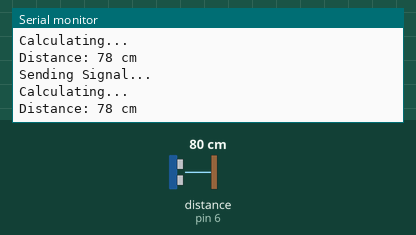
Bench run of a sketch on a simulated Arduino Uno, built with avr-gcc and run on an emulated ATmega328P. Shown: the last lines printed to the serial monitor. Wiring (inferred from the names in the program): ultrasonic range finder: trigger pin 5; echo pin 6. The inputs (shaded band) are chosen by the test bench; at power-on: distance to the obstacle (sensor on pin 6) 80 cm. The echo pulse lasts 58.3 µs per cm.

Above: at 1.8 s.
1.9 s: distance to the obstacle (sensor on pin 6) set to 2 cm
At 2.7 s:
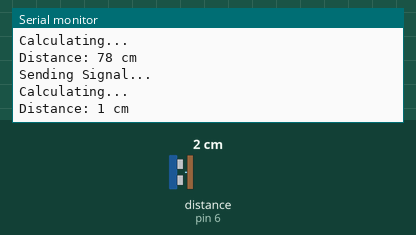
3.4 s: distance to the obstacle (sensor on pin 6) set to 4 cm
At 4.8 s:
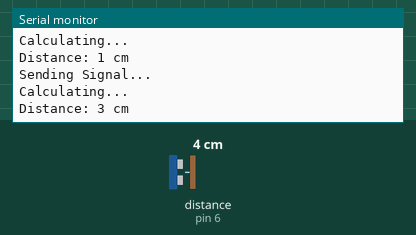
Timing chart, 0 to 6.4 s (numbered marks = the images above; inputs shaded):
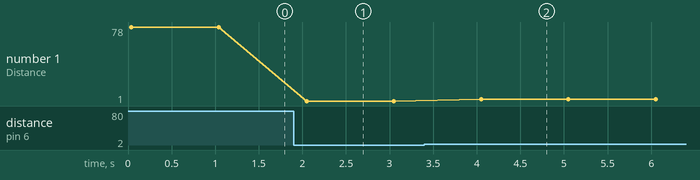

Measured:
- after the input at 1.9 s, the serial monitor: prints a new line after 0.15 s (image 1)
- after the input at 3.4 s, the serial monitor: prints a new line after 0.65 s (image 2)
- plotted number 1: 78 → 1 after the input at 1.9 s, 1 → 3 after the input at 3.4 s

The sketch:

frantic_amur_uusam1.ino
```cpp
// C++ code
//
int trig = 5;
int echo = 6;
long duration = 0;
long distance = 0;


void setup()
{
  pinMode(trig, OUTPUT);
  pinMode(echo, INPUT);
  Serial.begin(9600);
}

void loop()
{
  	Serial.println("Sending Signal...");
	digitalWrite(trig, LOW);
  	delayMicroseconds(2);
  	digitalWrite(trig, HIGH);
  	delayMicroseconds(10);
  	digitalWrite(trig, LOW);

  	Serial.println("Calculating...");
  	duration = pulseIn(echo, HIGH);
  	distance = duration*(0.034/2);
  	Serial.print("Distance: ");
  	Serial.print(distance);
  	Serial.println(" cm");
  	delay(1000);

}
```
